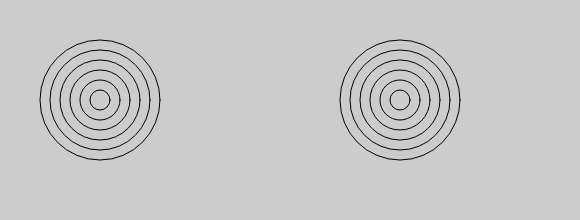
Frame 1 (no input)
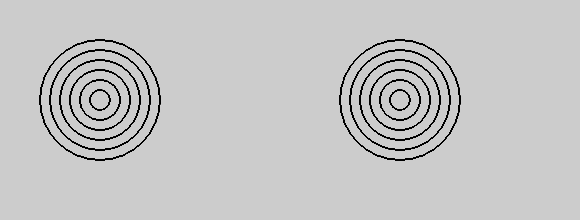
Frame 60 (no input)
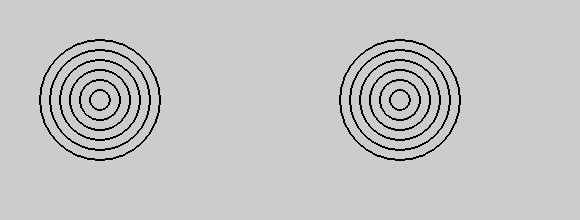
Frame 120 (the mouse pressed at the canvas centre since frame 60)

The p5.js sketch that drew these frames (run headless with seeded random() and noise() and a simulated clock; from frame 60 on, the mouse is pressed at the canvas centre):

// p5.js sketch
// ── sketch.js
var x = 100;
var y = 400;
var d = 20;

function setup(){
  createCanvas(580, 220);
  background(204);
  noFill();
}

function draw(){
  for(var i=1; i<7; i++){
    ellipse(x, x, i*d, i*d);
    ellipse(y, x, i*d, i*d);
  }
}
